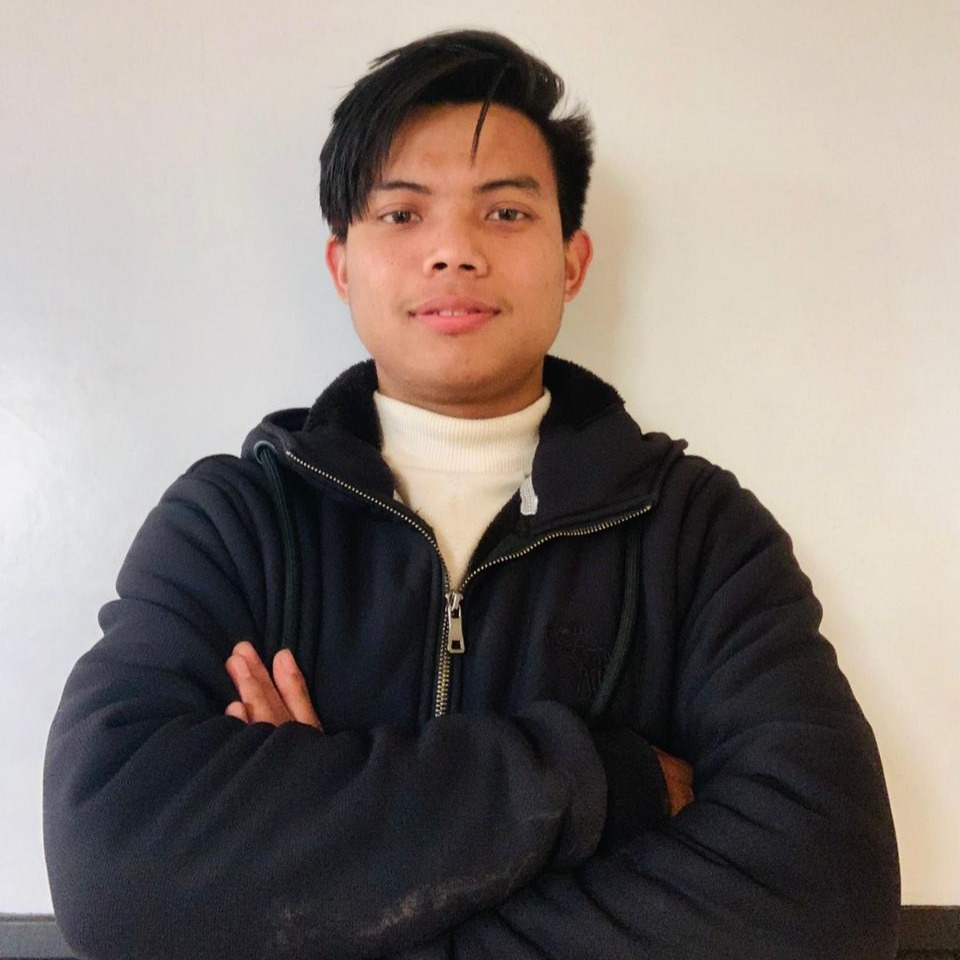
#> input picture WhatsApp Image 2026-07-23 at 3.10.23 PM.jpeg, 960 x 960 px
$ python ascii_svg.py 'WhatsApp Image 2026-07-23 at 3.10.23 PM.jpeg'
#> lines starting #> are read from the running program, lines starting #| are printed output that depends on the picture
"""
Drop an image into ~/Downloads/ascii and run this script with no arguments.
It converts the image to ASCII art and saves an animated SVG next to it that
types itself in line by line, terminal-style, using SMIL (so it also
animates when embedded in a GitHub README).
"""

import sys
from pathlib import Path
from xml.sax.saxutils import escape

from PIL import Image

IMAGE_EXTS = {".png", ".jpg", ".jpeg", ".bmp", ".gif", ".tiff", ".tif", ".webp"}

WIDTH_CHARS = 100
CHAR_ASPECT = 0.55  # monospace glyphs are taller than wide; corrects row count for image aspect ratio
RAMP = "@%#*+=-:. "  # dark->dense glyph, bright->space, per index

FONT_SIZE = 14
CHAR_W = FONT_SIZE * 0.6
CHAR_H = FONT_SIZE * 1.15
PAD = 20

BG_COLOR = "#0d1117"
TEXT_COLOR = "#e6edf3"
CURSOR_COLOR = "#3fb950"

TARGET_TOTAL_SECONDS = 18.0
MIN_TIME_PER_CHAR = 0.004
MAX_TIME_PER_CHAR = 0.02


def find_source_image(ascii_dir: Path) -> Path:
    candidates = [
        p for p in ascii_dir.iterdir()
        if p.is_file() and p.suffix.lower() in IMAGE_EXTS
    ]
    if not candidates:
        print(f"No image found in {ascii_dir}")
        print("Drop an image in there and run this script again.")
        sys.exit(1)
    candidates.sort(key=lambda p: p.stat().st_mtime, reverse=True)
    if len(candidates) > 1:
        print(f"Found {len(candidates)} images, using the most recent: {candidates[0].name}")
    return candidates[0]


def image_to_ascii_rows(path: Path) -> list[str]:
    img = Image.open(path).convert("L")
    height_chars = max(1, round(WIDTH_CHARS * (img.height / img.width) * CHAR_ASPECT))
    try:
        resample = Image.Resampling.LANCZOS
    except AttributeError:
        resample = Image.LANCZOS
    img = img.resize((WIDTH_CHARS, height_chars), resample)

    pixels = list(img.get_flattened_data()) if hasattr(img, "get_flattened_data") else list(img.getdata())
    ramp_max = len(RAMP) - 1
    rows = []
    for y in range(height_chars):
        row_pixels = pixels[y * WIDTH_CHARS:(y + 1) * WIDTH_CHARS]
        row = "".join(RAMP[int(v / 255 * ramp_max)] for v in row_pixels)
        rows.append(row)
    return rows


def build_svg(rows: list[str]) -> str:
    row_width_px = WIDTH_CHARS * CHAR_W
    svg_width = PAD * 2 + row_width_px
    svg_height = PAD * 2 + len(rows) * CHAR_H

    total_chars = WIDTH_CHARS * len(rows)
    time_per_char = TARGET_TOTAL_SECONDS / max(total_chars, 1)
    time_per_char = max(MIN_TIME_PER_CHAR, min(MAX_TIME_PER_CHAR, time_per_char))
    row_dur = WIDTH_CHARS * time_per_char

    parts = []
    parts.append(
        f'<svg xmlns="http://www.w3.org/2000/svg" width="{svg_width:.1f}" '
        f'height="{svg_height:.1f}" viewBox="0 0 {svg_width:.1f} {svg_height:.1f}">'
    )
    parts.append(f'<rect width="100%" height="100%" rx="6" fill="{BG_COLOR}"/>')

    defs = ["<defs>"]
    texts = []
    cursor_x_anims = []
    cursor_y_anims = []

    for i, row in enumerate(rows):
        row_y = PAD + i * CHAR_H
        baseline_y = row_y + FONT_SIZE
        begin = i * row_dur

        defs.append(
            f'<clipPath id="clip{i}"><rect x="{PAD}" y="{row_y:.2f}" width="0" '
            f'height="{CHAR_H:.2f}"><animate attributeName="width" from="0" '
            f'to="{row_width_px:.2f}" begin="{begin:.3f}s" dur="{row_dur:.3f}s" '
            f'fill="freeze"/></rect></clipPath>'
        )

        texts.append(
            f'<text clip-path="url(#clip{i})" x="{PAD}" y="{baseline_y:.2f}" '
            f'font-family="ui-monospace, SFMono-Regular, Consolas, \'Liberation Mono\', '
            f'Menlo, monospace" font-size="{FONT_SIZE}" fill="{TEXT_COLOR}" '
            f'xml:space="preserve">{escape(row)}</text>'
        )

        cursor_x_anims.append(
            f'<animate attributeName="x" from="{PAD}" to="{PAD + row_width_px:.2f}" '
            f'begin="{begin:.3f}s" dur="{row_dur:.3f}s" fill="freeze"/>'
        )
        cursor_y_anims.append(
            f'<animate attributeName="y" from="{row_y:.2f}" to="{row_y:.2f}" '
            f'begin="{begin:.3f}s" dur="{row_dur:.3f}s" fill="freeze"/>'
        )

    defs.append("</defs>")
    parts.extend(defs)
    parts.extend(texts)

    parts.append(
        f'<rect width="{CHAR_W:.2f}" height="{CHAR_H * 0.85:.2f}" fill="{CURSOR_COLOR}" '
        f'x="{PAD}" y="{PAD:.2f}">'
        + "".join(cursor_x_anims) + "".join(cursor_y_anims)
        + "</rect>"
    )

    parts.append("</svg>")
    return "\n".join(parts)


def main():
    downloads = Path.home() / "Downloads"
    ascii_dir = downloads / "ascii"
    ascii_dir.mkdir(parents=True, exist_ok=True)

    if len(sys.argv) > 1:
        source = Path(sys.argv[1])
    else:
        source = find_source_image(ascii_dir)

    rows = image_to_ascii_rows(source)
#> in image_to_ascii_rows, `img = Image.open(path).convert("L")`:
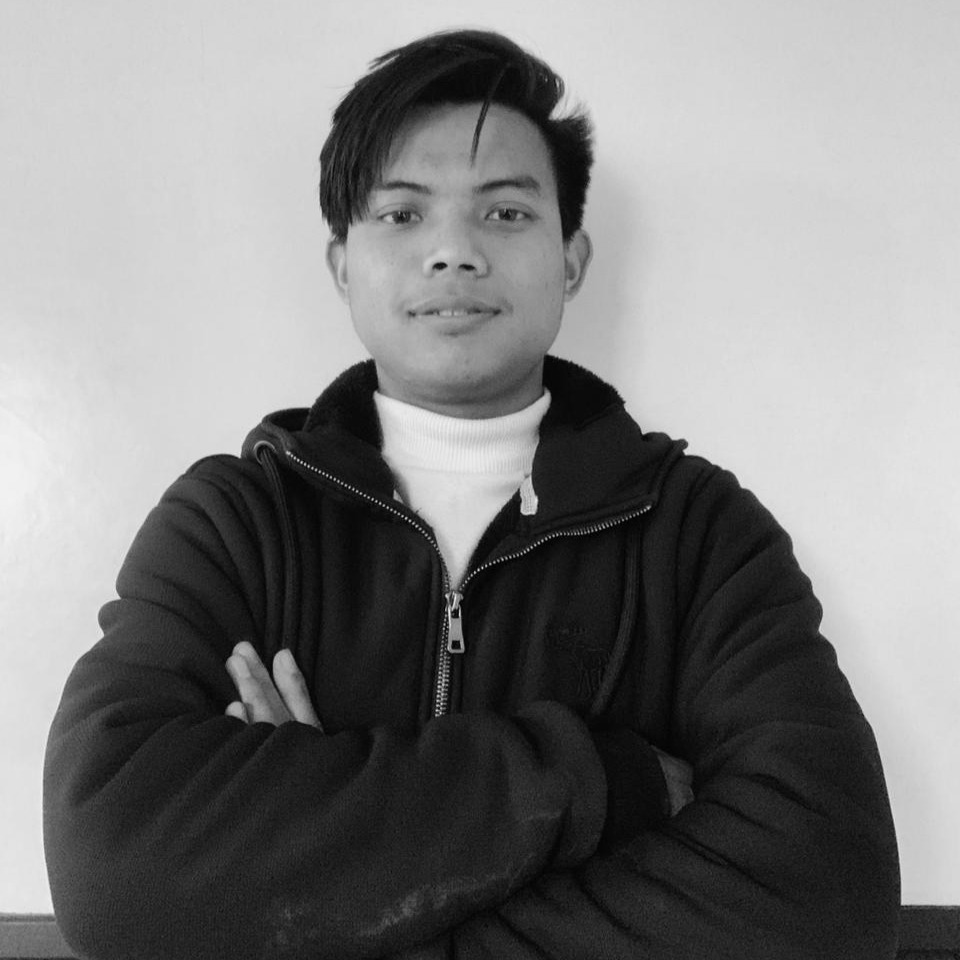
#> img: PIL image 960x960 L; min 0, max 243, mean 126.9
#> in image_to_ascii_rows, `img = img.resize((WIDTH_CHARS, height_chars), resample)`:
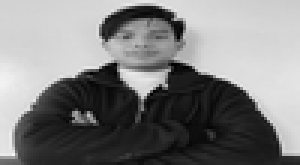
#> img: PIL image 100x55 L (shown 3 times larger); min 0, max 243, mean 126.9
#> in image_to_ascii_rows, `pixels = list(img.get_flattened_data()) if hasattr(img, "get_flattened..`: pixels = 5500 values, max 243 at index 5104, min 0 at index 1259, mean 126.9
#> after the loop in image_to_ascii_rows, `for y in range(height_chars):`: rows = 55 items
#> rows = 55 items
    svg = build_svg(rows)
#> in build_svg, `svg_height = PAD * 2 + len(rows) * CHAR_H`: svg_height = 925.5
#> in build_svg, `total_chars = WIDTH_CHARS * len(rows)`: total_chars = 5500
#> in build_svg, `time_per_char = TARGET_TOTAL_SECONDS / max(total_chars, 1)`: time_per_char = 0.00327
#> in build_svg, `time_per_char = max(MIN_TIME_PER_CHAR, min(MAX_TIME_PER_CHAR, time_per..`: time_per_char = 0.004
#> in build_svg, `row_dur = WIDTH_CHARS * time_per_char`: row_dur = 0.4
#> the loop in build_svg, `for i, row in enumerate(rows):` made 55 passes
#> (row_y, baseline_y, begin) on passes 1 to 12: (20, 34, 0), (36.1, 50.1, 0.4), (52.2, 66.2, 0.8), (68.3, 82.3, 1.2), (84.4, 98.4, 1.6), (100.5, 114.5, 2), (116.6, 130.6, 2.4), (132.7, 146.7, 2.8), (148.8, 162.8, 3.2), (164.9, 178.9, 3.6), (181, 195, 4), (197.1, 211.1, 4.4)
#> after the loop in build_svg, `for i, row in enumerate(rows):`: cursor_x_anims = 55 items; defs = 56 items; texts = 55 items

    out_path = source.with_suffix(".svg")
    out_path.write_text(svg, encoding="utf-8")
    print(f"Saved {out_path}")


if __name__ == "__main__":
    main()

$ run again, on 119741847.jpg
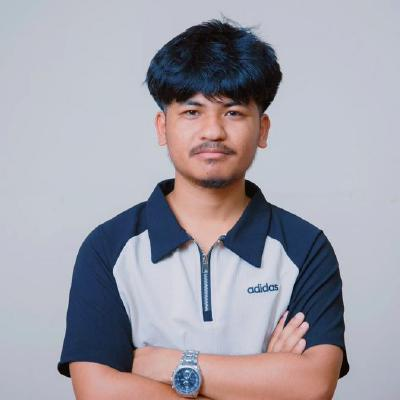
#> input picture 119741847.jpg, 400 x 400 px
#> in image_to_ascii_rows, `img = Image.open(path).convert("L")`:
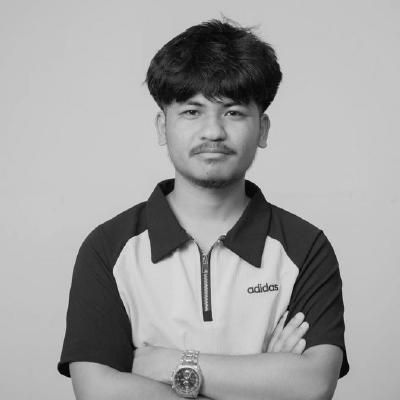
#> img: PIL image 400x400 L; min 0, max 245, mean 161.8
#> in image_to_ascii_rows, `img = img.resize((WIDTH_CHARS, height_chars), resample)`:
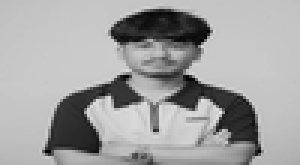
#> img: PIL image 100x55 L (shown 3 times larger); min 0, max 231, mean 161.8
#> pixels = 5500 values, max 231 at index 3773, min 0 at index 2542, mean 161.8
#> after the loop in image_to_ascii_rows, `for y in range(height_chars):`: rows = 55 items
#> svg_height = 925.5
#> total_chars = 5500
#> in build_svg, `time_per_char = TARGET_TOTAL_SECONDS / max(total_chars, 1)`: time_per_char = 0.00327
#> in build_svg, `time_per_char = max(MIN_TIME_PER_CHAR, min(MAX_TIME_PER_CHAR, time_per..`: time_per_char = 0.004
#> row_dur = 0.4
#> the loop in build_svg, `for i, row in enumerate(rows):` made 55 passes
#> (row_y, baseline_y, begin) on passes 1 to 8: (20, 34, 0), (36.1, 50.1, 0.4), (52.2, 66.2, 0.8), (68.3, 82.3, 1.2), (84.4, 98.4, 1.6), (100.5, 114.5, 2), (116.6, 130.6, 2.4), (132.7, 146.7, 2.8)
#> after the loop in build_svg, `for i, row in enumerate(rows):`: cursor_x_anims = 55 items; defs = 56 items; texts = 55 items
